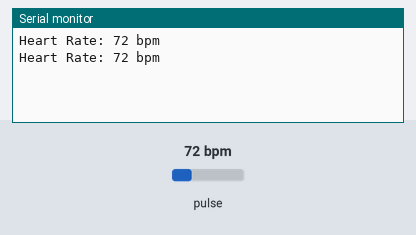
Bench run of a sketch on a simulated Arduino Uno, built with avr-gcc and run on an emulated ATmega328P. On the bench: the last lines printed to the serial monitor. The test bench sets the inputs (shaded band); at power-on: pulse 72 bpm.

Above: at 1.8 s.
1.9 s: pulse set to 42 bpm
At 2.6 s:
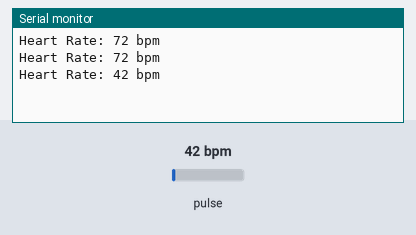
3.4 s: pulse set to 70 bpm
At 4.8 s:
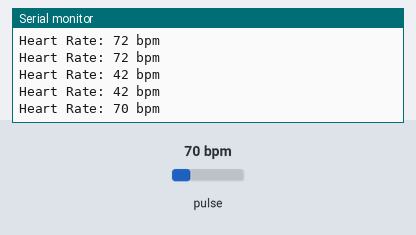
Timing chart, 0 to 6.4 s (numbered marks = the images above; inputs shaded):
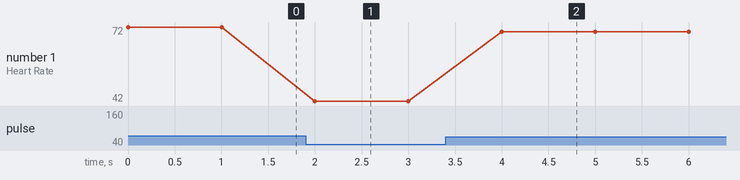

Measured:
- after the input at 1.9 s, the serial monitor: prints a new line after 0.10 s (image 1)
- after the input at 3.4 s, the serial monitor: prints a new line after 0.60 s (image 2)
- plotted number 1: 72 → 42 after the input at 1.9 s, 42 → 70 after the input at 3.4 s

The sketch:

Experiment-2.ino
```cpp
#include <PulseSensorPlayground.h>

// Create an instance of the PulseSensorPlayground class
PulseSensorPlayground pulseSensor;

const int pulsePin = A0; // Analog pin where the pulse sensor is connected

void setup() {
  Serial.begin(9600);

  // Initialize the PulseSensorPlayground library
  pulseSensor.analogInput(pulsePin);
  pulseSensor.setThreshold(550); // Set the threshold for detecting beats
  pulseSensor.begin();
}

void loop() {
  // Read the value from the sensor
  int signal = pulseSensor.getBeatsPerMinute();

  // Print the heart rate if it is valid
  if (signal > 0) {
    Serial.print("Heart Rate: ");
    Serial.print(signal);
    Serial.println(" bpm");
  } else {
    Serial.println("No pulse detected.");
  }

  // Delay for 1 second
  delay(1000);
}
```
